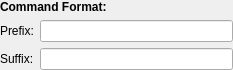
<?xml version="1.0" encoding="UTF-8"?>
<ui version="4.0">
 <class>page_cmdformat</class>
 <widget class="QWidget" name="page_cmdformat">
  <property name="geometry">
   <rect>
    <x>0</x>
    <y>0</y>
    <width>233</width>
    <height>69</height>
   </rect>
  </property>
  <property name="windowTitle">
   <string>Form</string>
  </property>
  <layout class="QFormLayout" name="formLayout">
   <property name="leftMargin">
    <number>0</number>
   </property>
   <property name="topMargin">
    <number>0</number>
   </property>
   <property name="rightMargin">
    <number>0</number>
   </property>
   <property name="bottomMargin">
    <number>0</number>
   </property>
   <item row="0" column="0" colspan="2">
    <widget class="QLabel" name="label_1">
     <property name="sizePolicy">
      <sizepolicy hsizetype="Preferred" vsizetype="Preferred">
       <horstretch>0</horstretch>
       <verstretch>0</verstretch>
      </sizepolicy>
     </property>
     <property name="font">
      <font>
       <weight>75</weight>
       <bold>true</bold>
      </font>
     </property>
     <property name="text">
      <string>Command Format:</string>
     </property>
    </widget>
   </item>
   <item row="1" column="0">
    <widget class="QLabel" name="label_2">
     <property name="text">
      <string>Prefix:</string>
     </property>
    </widget>
   </item>
   <item row="1" column="1">
    <widget class="QLineEdit" name="input_prefix">
     <property name="text">
      <string/>
     </property>
    </widget>
   </item>
   <item row="2" column="0">
    <widget class="QLabel" name="label_3">
     <property name="text">
      <string>Suffix:</string>
     </property>
    </widget>
   </item>
   <item row="2" column="1">
    <widget class="QLineEdit" name="input_suffix">
     <property name="text">
      <string/>
     </property>
    </widget>
   </item>
  </layout>
 </widget>
 <resources/>
 <connections/>
</ui>
